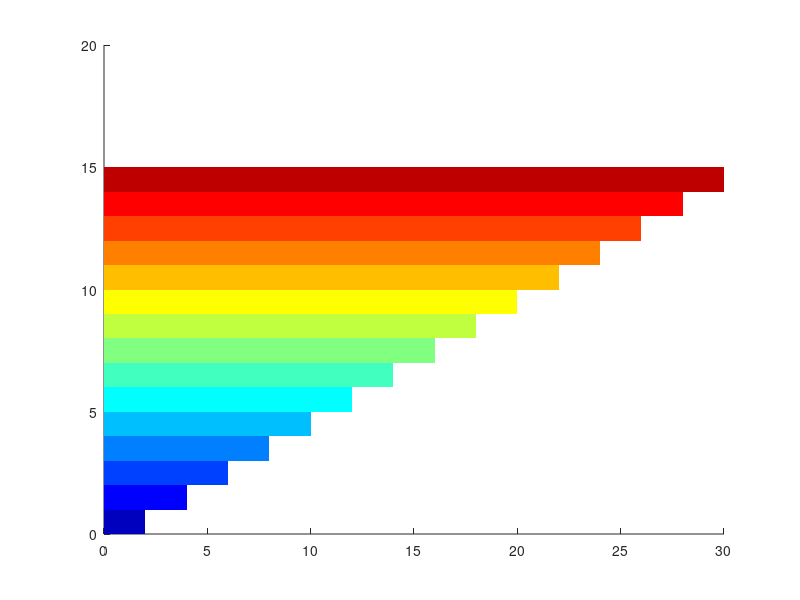

Recreate this plot in MATLAB. (Note: this script raises an error after producing the figure.)
clear all
close all
clc

Fig=figure(1)

set(Fig,'position',[100 200 400 800])
c=jet(15);

for m=1:15
patch([0 2*m 2*m 0],[m-1 m-1 m m],c(m,:),'EdgeColor','none')
hold on
end

A=imread('car.jpg')
image([22 24],[19 17],A);
text(5,7.5,'car')